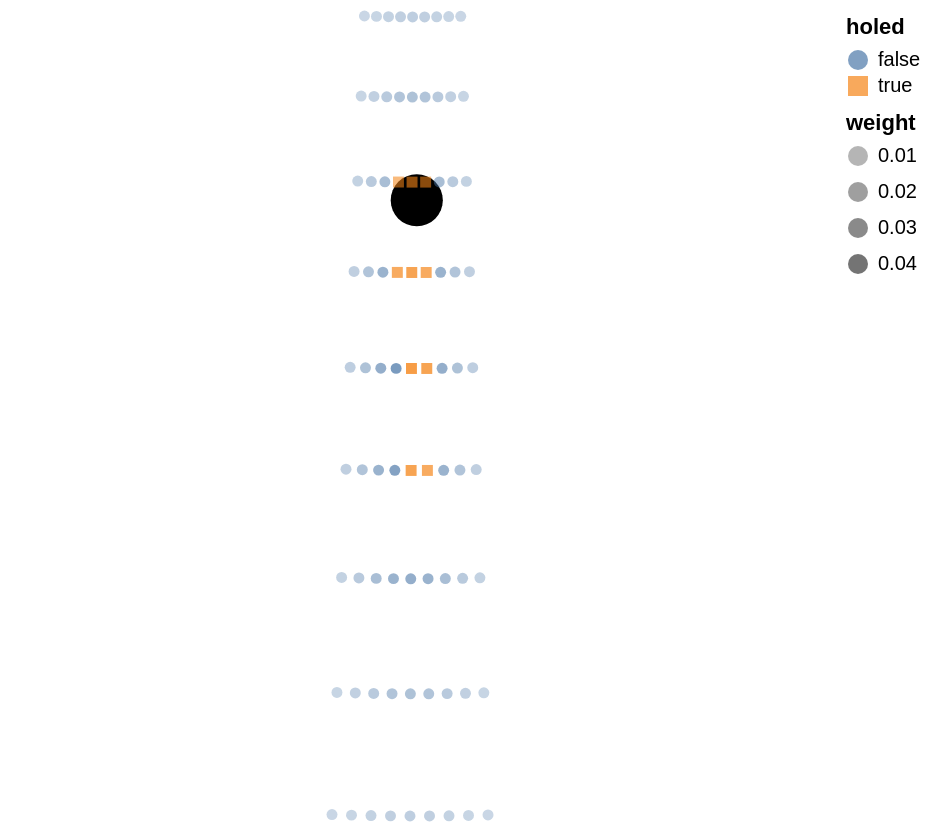

Write notebook code for a chart like this one.
### Code cell
hole_plot + (
    alt.Chart(df)
    .mark_point(filled=True)
    .encode(
        longitude="x",
        latitude="y",
        color="holed",
        opacity="weight",
        shape="holed",
        tooltip=["v_init", "theta", "x", "y", "impact", "weight"],
    )
    # .project(
    #     type="identity",
    #     reflectY=True,
    # )
    .properties(width=400, height=400)
)

### Figure 1 — Vega-Lite specification as saved in the notebook (floating-point values rounded to 4 significant figures)
{"config": {"view": {"continuousWidth": 400, "continuousHeight": 300}}, "layer": [{"data": {"name": "data-1f2085984b5266c946bf455742b513c8"}, "mark": {"type": "geoshape", "color": "black"}}, {"data": {"name": "data-189aa8d75541532e34779341cc5b1901"}, "mark": {"type": "point", "filled": true}, "encoding": {"color": {"field": "holed", "type": "nominal"}, "latitude": {"field": "y", "type": "quantitative"}, "longitude": {"field": "x", "type": "quantitative"}, "opacity": {"field": "weight", "type": "quantitative"}, "shape": {"field": "holed", "type": "nominal"}, "tooltip": [{"field": "v_init", "type": "quantitative"}, {"field": "theta", "type": "quantitative"}, {"field": "x", "type": "quantitative"}, {"field": "y", "type": "quantitative"}, {"field": "impact", "type": "quantitative"}, {"field": "weight", "type": "quantitative"}]}, "height": 400, "width": 400}], "$schema": "https://vega.github.io/schema/vega-lite/v4.17.0.json", "datasets": {"data-1f2085984b5266c946bf455742b513c8": [{"type": "Feature", "geometry": {"type": "Polygon", "coordinates": [[[0.054, 0.0], [0.05296, -0.01053], [0.04989, -0.02066], [0.0449, -0.03], [0.03818, -0.03818], [0.03, -0.0449], [0.02066, -0.04989], [0.01053, -0.05296], [3.307e-18, -0.054], [-0.01053, -0.05296], [-0.02066, -0.04989], [-0.03, -0.0449], [-0.03818, -0.03818], [-0.0449, -0.03], [-0.04989, -0.02066], [-0.05296, -0.01053], [-0.054, -6.613e-18], [-0.05296, 0.01053], [-0.04989, 0.02066], [-0.0449, 0.03], [-0.03818, 0.03818], [-0.03, 0.0449], [-0.02066, 0.04989], [-0.01053, 0.05296], [-9.92e-18, 0.054], [0.01053, 0.05296], [0.02066, 0.04989], [0.03, 0.0449], [0.03818, 0.03818], [0.0449, 0.03], [0.04989, 0.02066], [0.05296, 0.01053], [0.054, 0.0]]]}}], "data-189aa8d75541532e34779341cc5b1901": [{"v_init": 3.141, "theta": 4.674, "x": -0.1084, "y": 0.3817, "vx_end": -2.465e-07, "vy_end": -9.692e-07, "impact": 86.37, "holed": false, "weight": 0.0007634}, {"v_init": 3.141, "theta": 4.683, "x": -0.08345, "y": 0.3809, "vx_end": -1.793e-07, "vy_end": -9.838e-07, "impact": 83.36, "holed": false, "weight": 0.001831}, {"v_init": 3.141, "theta": 4.692, "x": -0.05853, "y": 0.3803, "vx_end": -1.345e-07, "vy_end": -9.909e-07, "impact": 81.13, "holed": false, "weight": 0.003422}, {"v_init": 3.141, "theta": 4.701, "x": -0.0336, "y": 0.3799, "vx_end": -6.985e-08, "vy_end": -9.976e-07, "impact": 79.69, "holed": false, "weight": 0.004978}, {"v_init": 3.141, "theta": 4.709, "x": -0.00865, "y": 0.3798, "vx_end": 5.088e-08, "vy_end": -9.987e-07, "impact": 79.04, "holed": false, "weight": 0.005641}, {"v_init": 3.141, "theta": 4.718, "x": 0.01629, "y": 0.3798, "vx_end": 2.952e-08, "vy_end": -9.996e-07, "impact": 79.15, "holed": false, "weight": 0.004978}, {"v_init": 3.141, "theta": 4.727, "x": 0.04125, "y": 0.38, "vx_end": -1.189e-07, "vy_end": -9.929e-07, "impact": 80.05, "holed": false, "weight": 0.003422}, {"v_init": 3.141, "theta": 4.736, "x": 0.06617, "y": 0.3805, "vx_end": 1.552e-07, "vy_end": -9.879e-07, "impact": 81.73, "holed": false, "weight": 0.001831}, {"v_init": 3.141, "theta": 4.744, "x": 0.09109, "y": 0.3811, "vx_end": 2.099e-07, "vy_end": -9.777e-07, "impact": 84.2, "holed": false, "weight": 0.0007634}, {"v_init": 3.238, "theta": 4.674, "x": -0.1151, "y": 0.2158, "vx_end": -2.581e-07, "vy_end": -9.661e-07, "impact": 31.82, "holed": false, "weight": 0.001831}, {"v_init": 3.238, "theta": 4.683, "x": -0.08864, "y": 0.215, "vx_end": -1.999e-07, "vy_end": -9.798e-07, "impact": 28.6, "holed": false, "weight": 0.004393}, {"v_init": 3.238, "theta": 4.692, "x": -0.06216, "y": 0.2144, "vx_end": -1.351e-07, "vy_end": -9.908e-07, "impact": 26.23, "holed": false, "weight": 0.008208}, {"v_init": 3.238, "theta": 4.701, "x": -0.03569, "y": 0.214, "vx_end": -7.85e-08, "vy_end": -9.969e-07, "impact": 24.68, "holed": false, "weight": 0.01194}, {"v_init": 3.238, "theta": 4.709, "x": -0.009187, "y": 0.2138, "vx_end": 6.6e-08, "vy_end": -9.978e-07, "impact": 23.98, "holed": false, "weight": 0.01353}, {"v_init": 3.238, "theta": 4.718, "x": 0.0173, "y": 0.2139, "vx_end": 4.036e-08, "vy_end": -9.992e-07, "impact": 24.1, "holed": false, "weight": 0.01194}, {"v_init": 3.238, "theta": 4.727, "x": 0.04381, "y": 0.2141, "vx_end": 7.274e-08, "vy_end": -9.974e-07, "impact": 25.07, "holed": false, "weight": 0.008208}, {"v_init": 3.238, "theta": 4.736, "x": 0.07028, "y": 0.2146, "vx_end": 1.368e-07, "vy_end": -9.906e-07, "impact": 26.87, "holed": false, "weight": 0.004393}, {"v_init": 3.238, "theta": 4.744, "x": 0.09676, "y": 0.2152, "vx_end": 2.062e-07, "vy_end": -9.785e-07, "impact": 29.5, "holed": false, "weight": 0.001831}, {"v_init": 3.337, "theta": 4.674, "x": -0.1223, "y": 0.03972, "vx_end": -2.485e-07, "vy_end": -9.686e-07, "impact": 7.611, "holed": false, "weight": 0.003422}, {"v_init": 3.337, "theta": 4.683, "x": -0.09416, "y": 0.03883, "vx_end": -1.627e-07, "vy_end": -9.867e-07, "impact": 4.169, "holed": false, "weight": 0.008208}, {"v_init": 3.337, "theta": 4.692, "x": -0.06603, "y": 0.03818, "vx_end": -1.329e-07, "vy_end": -9.911e-07, "impact": 1.622, "holed": false, "weight": 0.01533}, {"v_init": 3.337, "theta": 4.701, "x": -0.03791, "y": 0.03776, "vx_end": -7.899e-08, "vy_end": -9.969e-07, "impact": -0.02958, "holed": true, "weight": 0.02231}, {"v_init": 3.337, "theta": 4.709, "x": -0.009758, "y": 0.03758, "vx_end": 8.493e-08, "vy_end": -9.964e-07, "impact": -0.7872, "holed": true, "weight": 0.02528}, {"v_init": 3.337, "theta": 4.718, "x": 0.01838, "y": 0.03761, "vx_end": 2.253e-08, "vy_end": -9.997e-07, "impact": -0.6506, "holed": true, "weight": 0.02231}, {"v_init": 3.337, "theta": 4.727, "x": 0.04653, "y": 0.03787, "vx_end": 5.484e-08, "vy_end": -9.985e-07, "impact": 0.3819, "holed": false, "weight": 0.01533}, {"v_init": 3.337, "theta": 4.736, "x": 0.07465, "y": 0.03836, "vx_end": 2.037e-07, "vy_end": -9.79e-07, "impact": 2.307, "holed": false, "weight": 0.008208}, {"v_init": 3.337, "theta": 4.744, "x": 0.1028, "y": 0.03908, "vx_end": 2.016e-07, "vy_end": -9.795e-07, "impact": 5.128, "holed": false, "weight": 0.003422}, {"v_init": 3.439, "theta": 4.674, "x": -0.1299, "y": -0.1474, "vx_end": -2.608e-07, "vy_end": -9.654e-07, "impact": 7.499, "holed": false, "weight": 0.004978}, {"v_init": 3.439, "theta": 4.683, "x": -0.1, "y": -0.1483, "vx_end": -6.262e-08, "vy_end": -9.98e-07, "impact": 4.088, "holed": false, "weight": 0.01194}, {"v_init": 3.439, "theta": 4.692, "x": -0.07013, "y": -0.149, "vx_end": -1.368e-07, "vy_end": -9.906e-07, "impact": 1.557, "holed": false, "weight": 0.02231}, {"v_init": 3.439, "theta": 4.701, "x": -0.04027, "y": -0.1494, "vx_end": -7.87e-08, "vy_end": -9.969e-07, "impact": -0.07762, "holed": true, "weight": 0.03246}, {"v_init": 3.439, "theta": 4.709, "x": -0.01036, "y": -0.1496, "vx_end": 1.087e-07, "vy_end": -9.941e-07, "impact": -0.8303, "holed": true, "weight": 0.03678}, {"v_init": 3.439, "theta": 4.718, "x": 0.01952, "y": -0.1496, "vx_end": 2.352e-08, "vy_end": -9.997e-07, "impact": -0.6932, "holed": true, "weight": 0.03246}, {"v_init": 3.439, "theta": 4.727, "x": 0.04943, "y": -0.1493, "vx_end": -1.11e-07, "vy_end": -9.938e-07, "impact": 0.3272, "holed": false, "weight": 0.02231}, {"v_init": 3.439, "theta": 4.736, "x": 0.07927, "y": -0.1488, "vx_end": 1.583e-07, "vy_end": -9.874e-07, "impact": 2.238, "holed": false, "weight": 0.01194}, {"v_init": 3.439, "theta": 4.744, "x": 0.1092, "y": -0.148, "vx_end": 2.128e-07, "vy_end": -9.771e-07, "impact": 5.035, "holed": false, "weight": 0.004978}, {"v_init": 3.544, "theta": 4.674, "x": -0.138, "y": -0.3461, "vx_end": -2.535e-07, "vy_end": -9.673e-07, "impact": 7.777, "holed": false, "weight": 0.005641}, {"v_init": 3.544, "theta": 4.683, "x": -0.1062, "y": -0.3471, "vx_end": -2.21e-07, "vy_end": -9.753e-07, "impact": 4.4, "holed": false, "weight": 0.01353}, {"v_init": 3.544, "theta": 4.692, "x": -0.07449, "y": -0.3478, "vx_end": -2.044e-07, "vy_end": -9.789e-07, "impact": 1.929, "holed": false, "weight": 0.02528}, {"v_init": 3.544, "theta": 4.701, "x": -0.04277, "y": -0.3483, "vx_end": -7.838e-08, "vy_end": -9.969e-07, "impact": 0.307, "holed": false, "weight": 0.03678}, {"v_init": 3.544, "theta": 4.709, "x": -0.01101, "y": -0.3485, "vx_end": -1.736e-08, "vy_end": -9.998e-07, "impact": -0.4318, "holed": true, "weight": 0.04168}, {"v_init": 3.544, "theta": 4.718, "x": 0.02074, "y": -0.3484, "vx_end": 1.578e-08, "vy_end": -9.999e-07, "impact": -0.3083, "holed": true, "weight": 0.03678}, {"v_init": 3.544, "theta": 4.727, "x": 0.05247, "y": -0.3481, "vx_end": 6.939e-08, "vy_end": -9.976e-07, "impact": 0.709, "holed": false, "weight": 0.02528}, {"v_init": 3.544, "theta": 4.736, "x": 0.0842, "y": -0.3476, "vx_end": 1.694e-07, "vy_end": -9.855e-07, "impact": 2.594, "holed": false, "weight": 0.01353}, {"v_init": 3.544, "theta": 4.744, "x": 0.116, "y": -0.3468, "vx_end": 2.121e-07, "vy_end": -9.773e-07, "impact": 5.337, "holed": false, "weight": 0.005641}, {"v_init": 3.652, "theta": 4.674, "x": -0.1465, "y": -0.5571, "vx_end": -2.54e-07, "vy_end": -9.672e-07, "impact": 7.988, "holed": false, "weight": 0.004978}, {"v_init": 3.652, "theta": 4.683, "x": -0.1128, "y": -0.5582, "vx_end": -1.722e-07, "vy_end": -9.851e-07, "impact": 4.661, "holed": false, "weight": 0.01194}, {"v_init": 3.652, "theta": 4.692, "x": -0.07911, "y": -0.5589, "vx_end": -1.223e-07, "vy_end": -9.925e-07, "impact": 2.194, "holed": false, "weight": 0.02231}, {"v_init": 3.652, "theta": 4.701, "x": -0.04543, "y": -0.5594, "vx_end": -7.804e-08, "vy_end": -9.97e-07, "impact": 0.6152, "holed": false, "weight": 0.03246}, {"v_init": 3.652, "theta": 4.709, "x": -0.01169, "y": -0.5597, "vx_end": -1.997e-08, "vy_end": -9.998e-07, "impact": -0.1307, "holed": true, "weight": 0.03678}, {"v_init": 3.652, "theta": 4.718, "x": 0.02203, "y": -0.5596, "vx_end": 3.023e-08, "vy_end": -9.995e-07, "impact": -0.0004478, "holed": true, "weight": 0.03246}, {"v_init": 3.652, "theta": 4.727, "x": 0.05573, "y": -0.5593, "vx_end": 9.959e-08, "vy_end": -9.95e-07, "impact": 0.9952, "holed": false, "weight": 0.02231}, {"v_init": 3.652, "theta": 4.736, "x": 0.08944, "y": -0.5587, "vx_end": 1.39e-07, "vy_end": -9.903e-07, "impact": 2.854, "holed": false, "weight": 0.01194}, {"v_init": 3.652, "theta": 4.744, "x": 0.1232, "y": -0.5579, "vx_end": 2.107e-07, "vy_end": -9.775e-07, "impact": 5.576, "holed": false, "weight": 0.004978}, {"v_init": 3.764, "theta": 4.674, "x": -0.1557, "y": -0.7813, "vx_end": -2.781e-07, "vy_end": -9.605e-07, "impact": 8.206, "holed": false, "weight": 0.003422}, {"v_init": 3.764, "theta": 4.683, "x": -0.1198, "y": -0.7824, "vx_end": -1.677e-07, "vy_end": -9.858e-07, "impact": 4.881, "holed": false, "weight": 0.008208}, {"v_init": 3.764, "theta": 4.692, "x": -0.08403, "y": -0.7832, "vx_end": -1.402e-07, "vy_end": -9.901e-07, "impact": 2.432, "holed": false, "weight": 0.01533}, {"v_init": 3.764, "theta": 4.701, "x": -0.04825, "y": -0.7838, "vx_end": -7.706e-08, "vy_end": -9.97e-07, "impact": 0.8627, "holed": false, "weight": 0.02231}, {"v_init": 3.764, "theta": 4.709, "x": -0.01242, "y": -0.784, "vx_end": 8.314e-08, "vy_end": -9.965e-07, "impact": 0.1399, "holed": false, "weight": 0.02528}, {"v_init": 3.764, "theta": 4.718, "x": 0.0234, "y": -0.784, "vx_end": 3.241e-08, "vy_end": -9.995e-07, "impact": 0.2827, "holed": false, "weight": 0.02231}, {"v_init": 3.764, "theta": 4.727, "x": 0.0592, "y": -0.7836, "vx_end": 9.471e-08, "vy_end": -9.955e-07, "impact": 1.255, "holed": false, "weight": 0.01533}, {"v_init": 3.764, "theta": 4.736, "x": 0.095, "y": -0.783, "vx_end": 1.418e-07, "vy_end": -9.899e-07, "impact": 3.116, "holed": false, "weight": 0.008208}, {"v_init": 3.764, "theta": 4.744, "x": 0.1308, "y": -0.7821, "vx_end": 2.255e-07, "vy_end": -9.742e-07, "impact": 5.79, "holed": false, "weight": 0.003422}, {"v_init": 3.879, "theta": 4.674, "x": -0.1653, "y": -1.019, "vx_end": -2.577e-07, "vy_end": -9.662e-07, "impact": 8.348, "holed": false, "weight": 0.001831}, {"v_init": 3.879, "theta": 4.683, "x": -0.1273, "y": -1.021, "vx_end": -1.47e-07, "vy_end": -9.891e-07, "impact": 5.081, "holed": false, "weight": 0.004393}, {"v_init": 3.879, "theta": 4.692, "x": -0.08925, "y": -1.021, "vx_end": -1.241e-07, "vy_end": -9.923e-07, "impact": 2.663, "holed": false, "weight": 0.008208}, {"v_init": 3.879, "theta": 4.701, "x": -0.05122, "y": -1.022, "vx_end": -7.915e-08, "vy_end": -9.969e-07, "impact": 1.088, "holed": false, "weight": 0.01194}, {"v_init": 3.879, "theta": 4.709, "x": -0.01319, "y": -1.022, "vx_end": 1.414e-07, "vy_end": -9.899e-07, "impact": 0.3774, "holed": false, "weight": 0.01353}, {"v_init": 3.879, "theta": 4.718, "x": 0.02485, "y": -1.022, "vx_end": 3.166e-08, "vy_end": -9.995e-07, "impact": 0.4948, "holed": false, "weight": 0.01194}, {"v_init": 3.879, "theta": 4.727, "x": 0.06288, "y": -1.022, "vx_end": 3.521e-08, "vy_end": -9.994e-07, "impact": 1.476, "holed": false, "weight": 0.008208}, {"v_init": 3.879, "theta": 4.736, "x": 0.1009, "y": -1.021, "vx_end": 1.213e-07, "vy_end": -9.926e-07, "impact": 3.337, "holed": false, "weight": 0.004393}, {"v_init": 3.879, "theta": 4.744, "x": 0.1389, "y": -1.02, "vx_end": 2.148e-07, "vy_end": -9.767e-07, "impact": 5.992, "holed": false, "weight": 0.001831}, {"v_init": 3.998, "theta": 4.674, "x": -0.1756, "y": -1.272, "vx_end": -2.634e-07, "vy_end": -9.647e-07, "impact": 8.536, "holed": false, "weight": 0.0007634}, {"v_init": 3.998, "theta": 4.683, "x": -0.1352, "y": -1.274, "vx_end": -2.08e-07, "vy_end": -9.781e-07, "impact": 5.277, "holed": false, "weight": 0.001831}, {"v_init": 3.998, "theta": 4.692, "x": -0.0948, "y": -1.274, "vx_end": -1.405e-07, "vy_end": -9.901e-07, "impact": 2.922, "holed": false, "weight": 0.003422}, {"v_init": 3.998, "theta": 4.701, "x": -0.05441, "y": -1.275, "vx_end": -7.621e-08, "vy_end": -9.971e-07, "impact": 1.365, "holed": false, "weight": 0.004978}, {"v_init": 3.998, "theta": 4.709, "x": -0.01401, "y": -1.275, "vx_end": 1.231e-07, "vy_end": -9.924e-07, "impact": 0.5946, "holed": false, "weight": 0.005641}, {"v_init": 3.998, "theta": 4.718, "x": 0.02639, "y": -1.275, "vx_end": 3.087e-08, "vy_end": -9.995e-07, "impact": 0.7851, "holed": false, "weight": 0.004978}, {"v_init": 3.998, "theta": 4.727, "x": 0.06678, "y": -1.275, "vx_end": 9.993e-08, "vy_end": -9.95e-07, "impact": 1.725, "holed": false, "weight": 0.003422}, {"v_init": 3.998, "theta": 4.736, "x": 0.1072, "y": -1.274, "vx_end": 6.979e-08, "vy_end": -9.976e-07, "impact": 3.52, "holed": false, "weight": 0.001831}, {"v_init": 3.998, "theta": 4.744, "x": 0.1476, "y": -1.273, "vx_end": 2.146e-07, "vy_end": -9.767e-07, "impact": 6.183, "holed": false, "weight": 0.0007634}]}}
